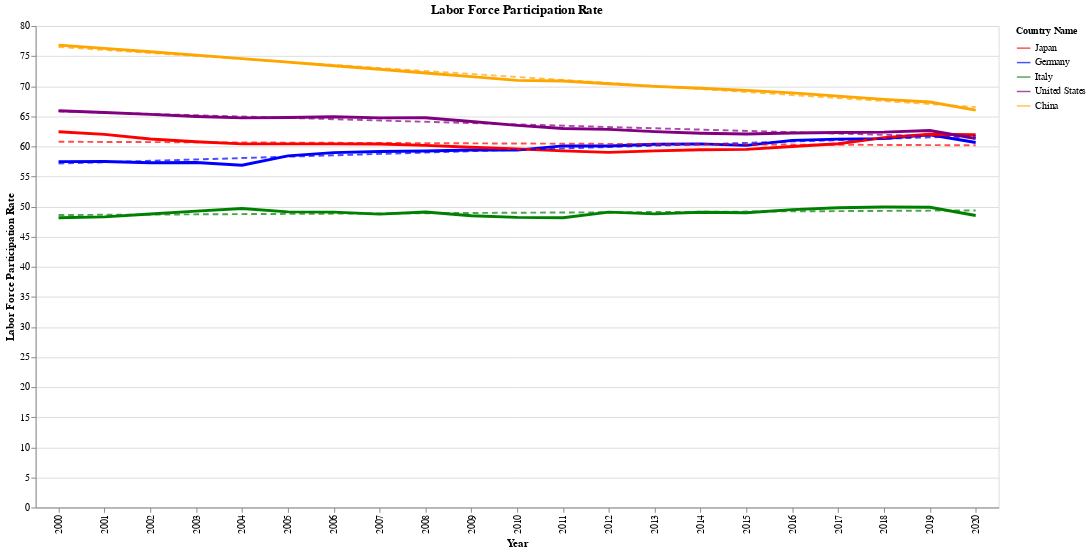

The notebook cell this image was saved under:
### Markdown cell above
### Labor Force Participation Rate Trends

### Code cell
# Select the countries that we want to visualize
# Countries: Japan, Germany, Italy, United States, China
countries = ['Japan', 'Germany', 'Italy', 'United States', 'China']

# Define a color dictionary for the countries
color_dict = {
    'Japan': 'red',
    'Germany': 'blue',
    'Italy': 'green',
    'United States': 'purple',
    'China': 'orange'
}

# Filter the data for the selected countries
filtered_data = labor_trends[labor_trends['Country Name'].isin(countries)]

# Create the base chart
base = alt.Chart(filtered_data).encode(
    x='Year:O',
    y='Labor Force Participation Rate:Q',
    color=alt.Color('Country Name:N', scale=alt.Scale(domain=list(color_dict.keys()), range=list(color_dict.values()))),
    tooltip=['Country Name', 'Year', 'Labor Force Participation Rate']
)

# Create the line chart
line_chart = base.mark_line(size=3)

trend_lines = base.transform_regression('Year', 'Labor Force Participation Rate', groupby=['Country Name']).mark_line(
    size=2,
    opacity=0.7,
    strokeDash=[6, 4]  # This creates a dashed line
).encode(
    color=alt.Color('Country Name:N', scale=alt.Scale(domain=list(color_dict.keys()), range=list(color_dict.values())))
)

# Combine the chart with legend
combined_chart = (line_chart + trend_lines).properties(
    title='Labor Force Participation Rate',
    width=1000,
    height=500
).configure_legend(
    orient='right',
    symbolSize=200,
    titleFontSize=10,
    
)

# Display the chart
combined_chart.display()

### Figure 1 — Vega-Lite specification as saved in the notebook (floating-point values rounded to 4 significant figures)
{"config": {"view": {"continuousWidth": 300, "continuousHeight": 300}, "legend": {"orient": "right", "symbolSize": 200, "titleFontSize": 10}}, "layer": [{"mark": {"type": "line", "size": 3}, "encoding": {"color": {"field": "Country Name", "scale": {"domain": ["Japan", "Germany", "Italy", "United States", "China"], "range": ["red", "blue", "green", "purple", "orange"]}, "type": "nominal"}, "tooltip": [{"field": "Country Name", "type": "nominal"}, {"field": "Year", "type": "quantitative"}, {"field": "Labor Force Participation Rate", "type": "quantitative"}], "x": {"field": "Year", "type": "ordinal"}, "y": {"field": "Labor Force Participation Rate", "type": "quantitative"}}}, {"mark": {"type": "line", "opacity": 0.7, "size": 2, "strokeDash": [6, 4]}, "encoding": {"color": {"field": "Country Name", "scale": {"domain": ["Japan", "Germany", "Italy", "United States", "China"], "range": ["red", "blue", "green", "purple", "orange"]}, "type": "nominal"}, "tooltip": [{"field": "Country Name", "type": "nominal"}, {"field": "Year", "type": "quantitative"}, {"field": "Labor Force Participation Rate", "type": "quantitative"}], "x": {"field": "Year", "type": "ordinal"}, "y": {"field": "Labor Force Participation Rate", "type": "quantitative"}}, "transform": [{"on": "Year", "regression": "Labor Force Participation Rate", "groupby": ["Country Name"]}]}], "data": {"name": "data-6789e8317dc8684d0611ac8e6eb65e4c"}, "height": 500, "title": "Labor Force Participation Rate", "width": 1000, "$schema": "https://vega.github.io/schema/vega-lite/v5.20.1.json", "datasets": {"data-6789e8317dc8684d0611ac8e6eb65e4c": [{"Country Name": "China", "Year": 2000, "Labor Force Participation Rate": 76.82}, {"Country Name": "China", "Year": 2001, "Labor Force Participation Rate": 76.27}, {"Country Name": "China", "Year": 2002, "Labor Force Participation Rate": 75.72}, {"Country Name": "China", "Year": 2003, "Labor Force Participation Rate": 75.15}, {"Country Name": "China", "Year": 2004, "Labor Force Participation Rate": 74.58}, {"Country Name": "China", "Year": 2005, "Labor Force Participation Rate": 74.0}, {"Country Name": "China", "Year": 2006, "Labor Force Participation Rate": 73.41}, {"Country Name": "China", "Year": 2007, "Labor Force Participation Rate": 72.81}, {"Country Name": "China", "Year": 2008, "Labor Force Participation Rate": 72.2}, {"Country Name": "China", "Year": 2009, "Labor Force Participation Rate": 71.58}, {"Country Name": "China", "Year": 2010, "Labor Force Participation Rate": 70.96}, {"Country Name": "China", "Year": 2011, "Labor Force Participation Rate": 70.86}, {"Country Name": "China", "Year": 2012, "Labor Force Participation Rate": 70.41}, {"Country Name": "China", "Year": 2013, "Labor Force Participation Rate": 69.97}, {"Country Name": "China", "Year": 2014, "Labor Force Participation Rate": 69.65}, {"Country Name": "China", "Year": 2015, "Labor Force Participation Rate": 69.3}, {"Country Name": "China", "Year": 2016, "Labor Force Participation Rate": 68.88}, {"Country Name": "China", "Year": 2017, "Labor Force Participation Rate": 68.35}, {"Country Name": "China", "Year": 2018, "Labor Force Participation Rate": 67.81}, {"Country Name": "China", "Year": 2019, "Labor Force Participation Rate": 67.38}, {"Country Name": "China", "Year": 2020, "Labor Force Participation Rate": 66.02}, {"Country Name": "Germany", "Year": 2000, "Labor Force Participation Rate": 57.46}, {"Country Name": "Germany", "Year": 2001, "Labor Force Participation Rate": 57.48}, {"Country Name": "Germany", "Year": 2002, "Labor Force Participation Rate": 57.27}, {"Country Name": "Germany", "Year": 2003, "Labor Force Participation Rate": 57.32}, {"Country Name": "Germany", "Year": 2004, "Labor Force Participation Rate": 56.87}, {"Country Name": "Germany", "Year": 2005, "Labor Force Participation Rate": 58.42}, {"Country Name": "Germany", "Year": 2006, "Labor Force Participation Rate": 58.96}, {"Country Name": "Germany", "Year": 2007, "Labor Force Participation Rate": 59.15}, {"Country Name": "Germany", "Year": 2008, "Labor Force Participation Rate": 59.24}, {"Country Name": "Germany", "Year": 2009, "Labor Force Participation Rate": 59.39}, {"Country Name": "Germany", "Year": 2010, "Labor Force Participation Rate": 59.37}, {"Country Name": "Germany", "Year": 2011, "Labor Force Participation Rate": 60.09}, {"Country Name": "Germany", "Year": 2012, "Labor Force Participation Rate": 60.07}, {"Country Name": "Germany", "Year": 2013, "Labor Force Participation Rate": 60.35}, {"Country Name": "Germany", "Year": 2014, "Labor Force Participation Rate": 60.41}, {"Country Name": "Germany", "Year": 2015, "Labor Force Participation Rate": 60.17}, {"Country Name": "Germany", "Year": 2016, "Labor Force Participation Rate": 61.0}, {"Country Name": "Germany", "Year": 2017, "Labor Force Participation Rate": 61.21}, {"Country Name": "Germany", "Year": 2018, "Labor Force Participation Rate": 61.28}, {"Country Name": "Germany", "Year": 2019, "Labor Force Participation Rate": 61.92}, {"Country Name": "Germany", "Year": 2020, "Labor Force Participation Rate": 60.65}, {"Country Name": "Italy", "Year": 2000, "Labor Force Participation Rate": 48.13}, {"Country Name": "Italy", "Year": 2001, "Labor Force Participation Rate": 48.29}, {"Country Name": "Italy", "Year": 2002, "Labor Force Participation Rate": 48.76}, {"Country Name": "Italy", "Year": 2003, "Labor Force Participation Rate": 49.24}, {"Country Name": "Italy", "Year": 2004, "Labor Force Participation Rate": 49.68}, {"Country Name": "Italy", "Year": 2005, "Labor Force Participation Rate": 49.11}, {"Country Name": "Italy", "Year": 2006, "Labor Force Participation Rate": 49.08}, {"Country Name": "Italy", "Year": 2007, "Labor Force Participation Rate": 48.75}, {"Country Name": "Italy", "Year": 2008, "Labor Force Participation Rate": 49.1}, {"Country Name": "Italy", "Year": 2009, "Labor Force Participation Rate": 48.48}, {"Country Name": "Italy", "Year": 2010, "Labor Force Participation Rate": 48.2}, {"Country Name": "Italy", "Year": 2011, "Labor Force Participation Rate": 48.14}, {"Country Name": "Italy", "Year": 2012, "Labor Force Participation Rate": 49.08}, {"Country Name": "Italy", "Year": 2013, "Labor Force Participation Rate": 48.79}, {"Country Name": "Italy", "Year": 2014, "Labor Force Participation Rate": 49.06}, {"Country Name": "Italy", "Year": 2015, "Labor Force Participation Rate": 48.97}, {"Country Name": "Italy", "Year": 2016, "Labor Force Participation Rate": 49.5}, {"Country Name": "Italy", "Year": 2017, "Labor Force Participation Rate": 49.81}, {"Country Name": "Italy", "Year": 2018, "Labor Force Participation Rate": 49.92}, {"Country Name": "Italy", "Year": 2019, "Labor Force Participation Rate": 49.89}, {"Country Name": "Italy", "Year": 2020, "Labor Force Participation Rate": 48.51}, {"Country Name": "Japan", "Year": 2000, "Labor Force Participation Rate": 62.44}, {"Country Name": "Japan", "Year": 2001, "Labor Force Participation Rate": 61.99}, {"Country Name": "Japan", "Year": 2002, "Labor Force Participation Rate": 61.23}, {"Country Name": "Japan", "Year": 2003, "Labor Force Participation Rate": 60.77}, {"Country Name": "Japan", "Year": 2004, "Labor Force Participation Rate": 60.42}, {"Country Name": "Japan", "Year": 2005, "Labor Force Participation Rate": 60.42}, {"Country Name": "Japan", "Year": 2006, "Labor Force Participation Rate": 60.42}, {"Country Name": "Japan", "Year": 2007, "Labor Force Participation Rate": 60.39}, {"Country Name": "Japan", "Year": 2008, "Labor Force Participation Rate": 60.16}, {"Country Name": "Japan", "Year": 2009, "Labor Force Participation Rate": 59.86}, {"Country Name": "Japan", "Year": 2010, "Labor Force Participation Rate": 59.58}, {"Country Name": "Japan", "Year": 2011, "Labor Force Participation Rate": 59.25}, {"Country Name": "Japan", "Year": 2012, "Labor Force Participation Rate": 59.01}, {"Country Name": "Japan", "Year": 2013, "Labor Force Participation Rate": 59.25}, {"Country Name": "Japan", "Year": 2014, "Labor Force Participation Rate": 59.44}, {"Country Name": "Japan", "Year": 2015, "Labor Force Participation Rate": 59.5}, {"Country Name": "Japan", "Year": 2016, "Labor Force Participation Rate": 59.99}, {"Country Name": "Japan", "Year": 2017, "Labor Force Participation Rate": 60.44}, {"Country Name": "Japan", "Year": 2018, "Labor Force Participation Rate": 61.45}, {"Country Name": "Japan", "Year": 2019, "Labor Force Participation Rate": 62.01}, {"Country Name": "Japan", "Year": 2020, "Labor Force Participation Rate": 61.95}, {"Country Name": "United States", "Year": 2000, "Labor Force Participation Rate": 65.93}, {"Country Name": "United States", "Year": 2001, "Labor Force Participation Rate": 65.62}, {"Country Name": "United States", "Year": 2002, "Labor Force Participation Rate": 65.32}, {"Country Name": "United States", "Year": 2003, "Labor Force Participation Rate": 64.96}, {"Country Name": "United States", "Year": 2004, "Labor Force Participation Rate": 64.74}, {"Country Name": "United States", "Year": 2005, "Labor Force Participation Rate": 64.81}, {"Country Name": "United States", "Year": 2006, "Labor Force Participation Rate": 64.92}, {"Country Name": "United States", "Year": 2007, "Labor Force Participation Rate": 64.74}, {"Country Name": "United States", "Year": 2008, "Labor Force Participation Rate": 64.75}, {"Country Name": "United States", "Year": 2009, "Labor Force Participation Rate": 64.13}, {"Country Name": "United States", "Year": 2010, "Labor Force Participation Rate": 63.48}, {"Country Name": "United States", "Year": 2011, "Labor Force Participation Rate": 62.96}, {"Country Name": "United States", "Year": 2012, "Labor Force Participation Rate": 62.82}, {"Country Name": "United States", "Year": 2013, "Labor Force Participation Rate": 62.45}, {"Country Name": "United States", "Year": 2014, "Labor Force Participation Rate": 62.19}, {"Country Name": "United States", "Year": 2015, "Labor Force Participation Rate": 62.06}, {"Country Name": "United States", "Year": 2016, "Labor Force Participation Rate": 62.21}, {"Country Name": "United States", "Year": 2017, "Labor Force Participation Rate": 62.31}, {"Country Name": "United States", "Year": 2018, "Labor Force Participation Rate": 62.37}, {"Country Name": "United States", "Year": 2019, "Labor Force Participation Rate": 62.63}, {"Country Name": "United States", "Year": 2020, "Labor Force Participation Rate": 61.32}]}}
